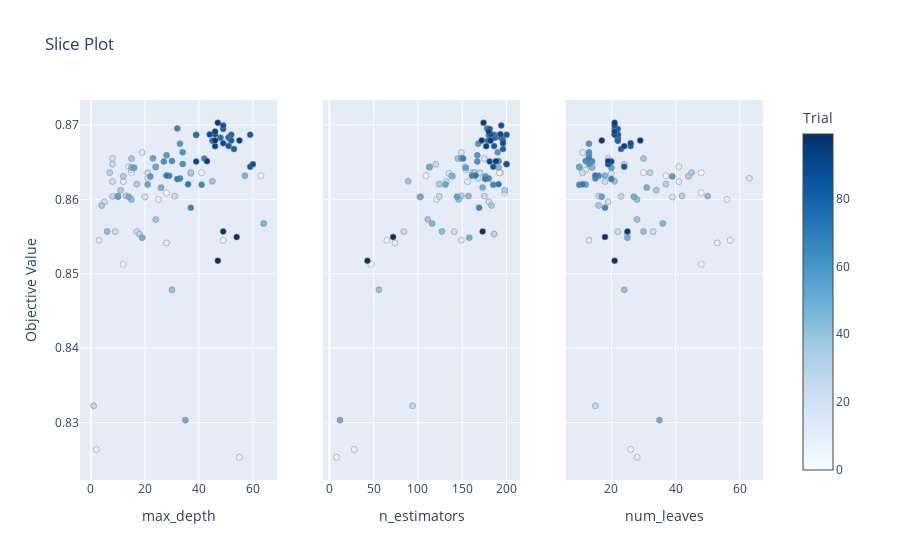

The notebook cell this image was saved under:
### Markdown cell above
## CTD

### Code cell
feat_type = "CTD"
study = joblib.load(os.path.join(config["model_save_loc"],feat_type,sel_model[feat_type],"study.sav"))
    
with open(os.path.join(config["model_save_loc"],feat_type,sel_model[feat_type],"best_params.json"),"r") as f0:
    params = json.load(f0)
 

optuna.visualization.plot_slice(study)
